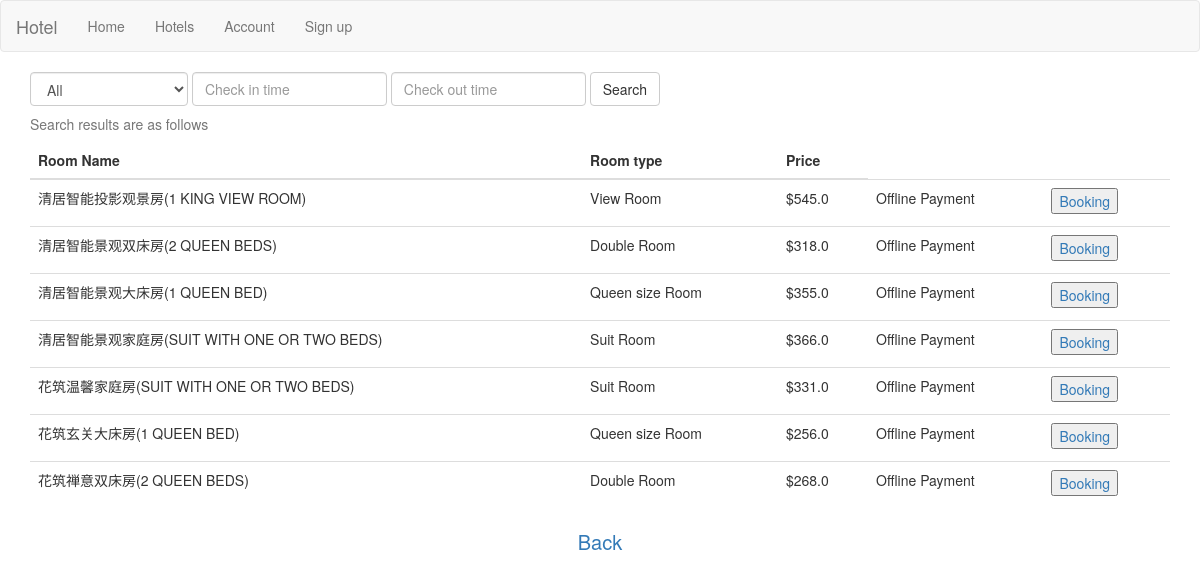
The page /details/1 on the database its author committed.
### app/models.py (models this page shows)
class rooms(db.Model):
    __tablename__ = 'rooms'
    room_id = db.Column(db.Integer, primary_key=True, nullable=False)
    room_name = db.Column(db.String(200))
    room_description = db.Column(db.Text)
    type = db.Column(db.String(100))
    room_code = db.Column(db.String(100))
    available = db.Column(db.Boolean)
    price = db.Column(db.Float)
    orders = db.relationship('orders',
                                secondary=booking,
                                backref=db.backref('rooms',lazy='dynamic'),
                                lazy='dynamic')
    room_hotel_id = db.Column(db.Integer, db.ForeignKey('hotels.hotel_id'))

### app/views.py (the view, shortened to what this page needs)
@app.route('/details/<hotel_id>', methods=['GET','POST'])
def details(hotel_id):
    hotel_id=hotel_id
    room_name = []
    room_number_list =[]
    session['check-in-date'] = None
    session['check-out-date'] = None
    query = rooms.query.filter_by(room_hotel_id=hotel_id).group_by(rooms.room_name)
    room_list = query.all()
    if room_list is not None:
        for room in room_list:
            room_name.append(room.room_name)
    else:
        app.logger.error('failed to get room list')
    num = len(room_list)
    return render_template('details.html', room_list=room_list,num=num,
                           hotel_id=hotel_id,check_in=session['check-in-date'],check_out=session['check-out-date'],
                           room_number_list=room_number_list)

### app/templates/details.html (shortened to what this page needs)
{% extends "base.html" %}
{% block styles %}
    {{ super() }}
    <link rel="stylesheet" href="../static/css/details.css">
{% endblock %}
{% block page_content %}
			<div class="room-search">
				<form class="form-inline" role="form" name="detail-form" action="{{ request.path }}" method="post">
				  <div class="form-group">
				    <select class="form-control" name="type">
                      <option>All</option>
				    </select>
				  </div>
				  <div class="form-group datepicker">
				  	<input type="text" id="datepicker_start" class="form-control" name="check-in"
                           {% if check_in %}placeholder="{{ check_in }}"{% else %}placeholder="Check in time"{% endif %}>
				  </div>
				  <div class="form-group datepicker">
				  	<input type="text" id="datepicker_end" class="form-control" name="check-out"
                           {% if check_out %}placeholder="{{ check_out }}"{% else %}placeholder="Check out time"{% endif %}>
				  </div>
                  <div class="form-group">
                      <button type="submit" class="btn btn-default">Search</button>
				  </div>
				</form>
			</div>
			<center>
			<div class="room-list">
				<table class="table">
				  <caption>Search results are as follows</caption>
				  <thead>
					<tr>
					  <th>Room Name</th>
					  <th>Room type</th>
					  <th>Price</th>
					</tr>
				  </thead>
				  <tbody>
                  {% for i in range(0,num) %}
                      <tr>
                          <td>{{ room_list[i].room_name }}</td>
                          <td>{{ room_list[i].type }}</td>
                          <td>${{ room_list[i].price }}</td>
                          <td><p>Offline Payment</p></td>
                          <td>
                              <button type="button">
                                  <a {% if room_number_list[i] and check_in and check_out %}href="/order/{{ hotel_id }},{{ room_list[i].room_name }},{{ check_in }},{{ check_out }},{{ room_number_list[i] }}"
                                  {% else %}onclick="dateFill()"{% endif %}>Booking</a>
                              </button>
                          </td>
                      </tr>
                  {% endfor %}
				  </tbody>
				</table>
			</div>
			</center>
    <div style="font-size: 20px">
    <center>
        <a href="{{ url_for('hotelList') }}">Back</a>
    </center>
    </div>
{% endblock %}

### app/templates/base.html (shortened to what this page needs)
{% extends "bootstrap/base.html" %}
{% block styles %}
    {{ super() }}
    <link rel="stylesheet" href="../static/css/index.css">
    <link rel="stylesheet" href="https://cdn.staticfile.org/twitter-bootstrap/3.3.7/css/bootstrap.min.css">
    <link rel="stylesheet" href="http://jqueryui.com/resources/demos/style.css">
    <link rel="stylesheet" href="//apps.bdimg.com/libs/jqueryui/1.10.4/css/jquery-ui.min.css">
    <link rel="stylesheet" href="//cdnjs.cloudflare.com/ajax/libs/cookieconsent2/3.1.0/cookieconsent.min.css"/>
{% endblock %}
{% block navbar %}
    <div class="navbar navbar-default" role="navigation">
        <div class="container-fluid">
            <div class="navbar-header">
                <a class="navbar-brand" href="{{ url_for('index') }}">Hotel</a>
            </div>
            <div>
                <ul class="nav navbar-nav">
                    <li><a href="{{ url_for('index') }}">Home</a></li>
                    <li><a href="{{ url_for('hotelList') }}">Hotels</a></li>
                    <li><a href="{{ url_for('account') }}">Account</a></li>
                    <li><a href="{{ url_for('register') }}">Sign up</a></li>
                </ul>
            </div>
        </div>
    </div>
{% endblock %}
{% block content %}
    <div class="container">
        {% block page_content %}
        {% endblock %}
    </div>
{% endblock %}

### rows shown on the page
rooms: room_name "清居智能投影观景房(1 KING VIEW ROOM)", type "View Room", price "545.0"
rooms: room_name "清居智能景观双床房(2 QUEEN BEDS)", type "Double Room", price "318.0"
rooms: room_name "清居智能景观大床房(1 QUEEN BED)", type "Queen size Room", price "355.0"
rooms: room_name "清居智能景观家庭房(SUIT WITH ONE OR TWO BEDS)", type "Suit Room", price "366.0"
rooms: room_name "花筑温馨家庭房(SUIT WITH ONE OR TWO BEDS)", type "Suit Room", price "331.0"
rooms: room_name "花筑玄关大床房(1 QUEEN BED)", type "Queen size Room", price "256.0"
rooms: room_name "花筑禅意双床房(2 QUEEN BEDS)", type "Double Room", price "268.0"
